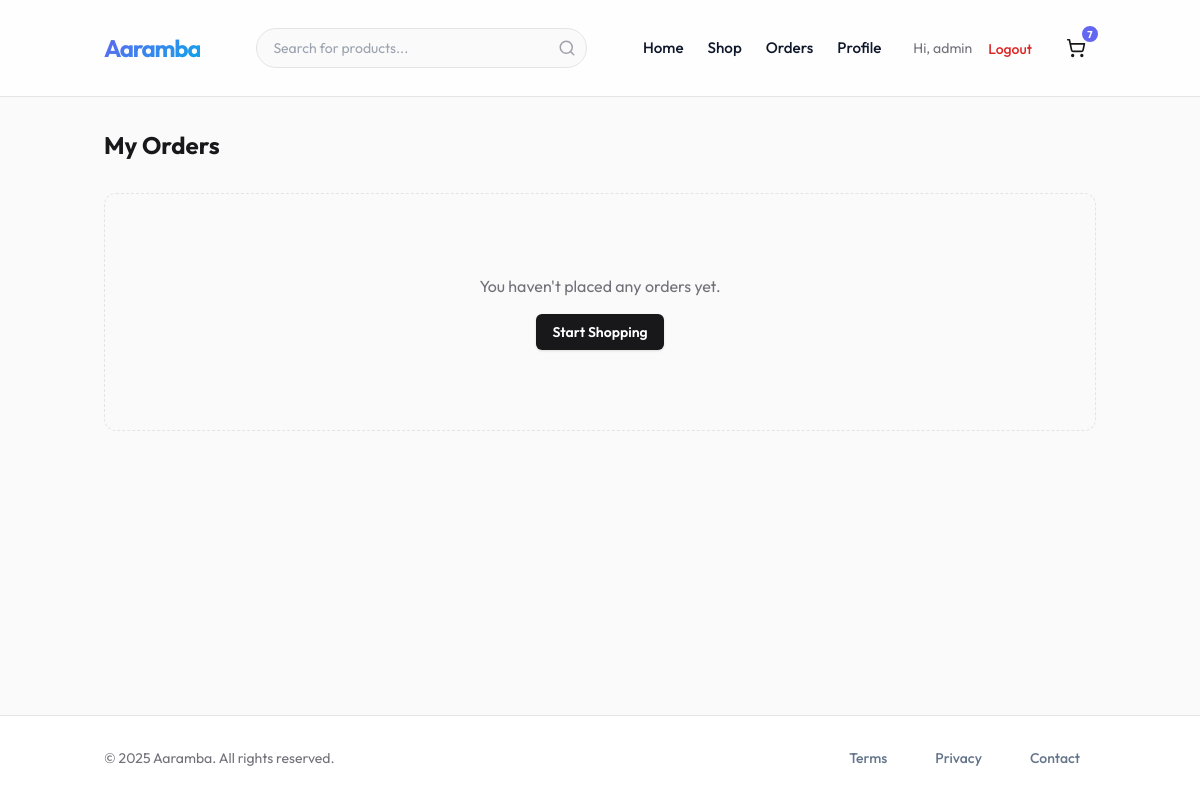
Before: /orders/history/ (signed in) with the older database file.
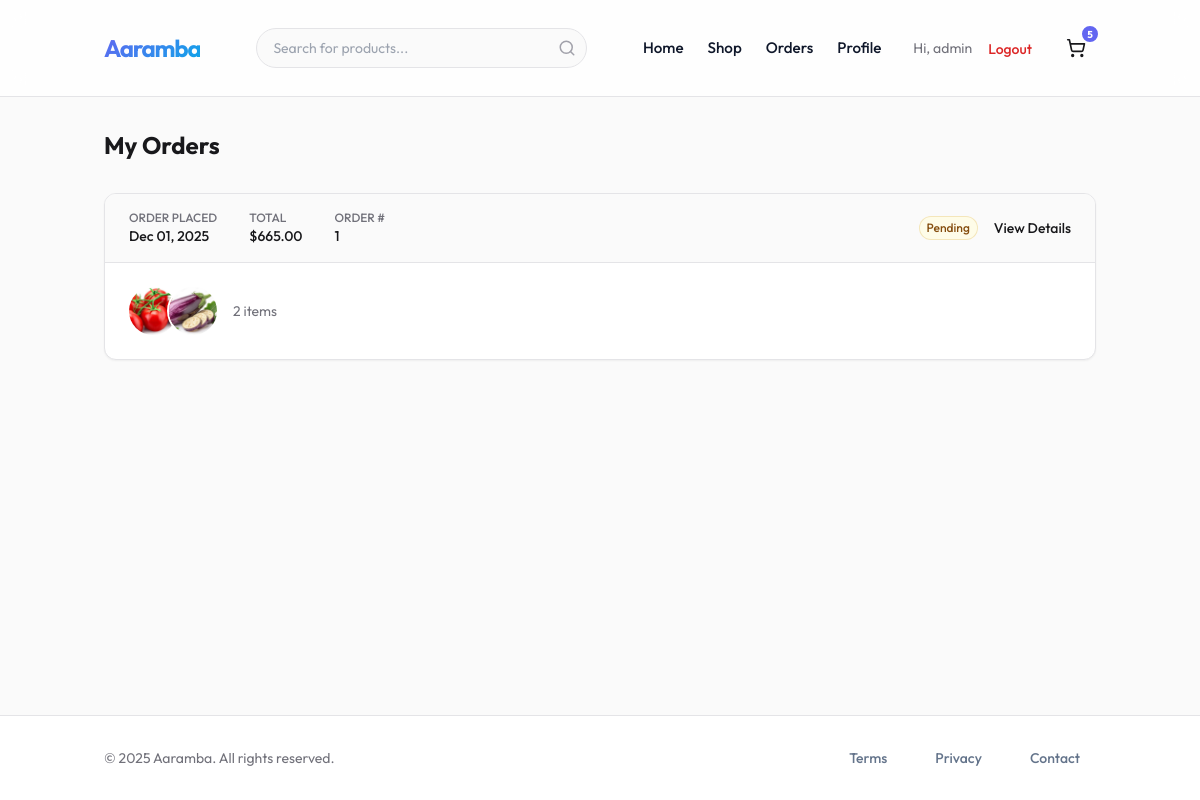
After: the same page with the newer database file.
### accounts/models.py (models this page shows, shortened)
class User(AbstractUser):
    class Role(models.TextChoices):
        ADMIN = "ADMIN", "Admin"
        CUSTOMER = "CUSTOMER", "Customer"
        SELLER = "SELLER", "Seller"
        DELIVERY = "DELIVERY", "Delivery Partner"
    role = models.CharField(max_length=50, choices=Role.choices, default=Role.CUSTOMER)
    phone = models.CharField(max_length=15, blank=True, null=True)
    is_verified = models.BooleanField(default=False)

### orders/models.py (models this page shows, shortened)
class Cart(models.Model):
    user = models.ForeignKey(settings.AUTH_USER_MODEL, on_delete=models.CASCADE, null=True, blank=True, related_name='cart')
    session_id = models.CharField(max_length=255, null=True, blank=True)
    created_at = models.DateTimeField(auto_now_add=True)
    updated_at = models.DateTimeField(auto_now=True)
    @property
    def total_items(self):
        return sum(item.quantity for item in self.items.all())

class CartItem(models.Model):
    cart = models.ForeignKey(Cart, on_delete=models.CASCADE, related_name='items')
    product = models.ForeignKey(Product, on_delete=models.CASCADE)
    sku = models.ForeignKey(SKU, on_delete=models.CASCADE)
    quantity = models.PositiveIntegerField(default=1)

class Order(models.Model):
    class Status(models.TextChoices):
        PENDING = 'PENDING', 'Pending'
        PAID = 'PAID', 'Paid'
        FAILED = 'FAILED', 'Failed'
        CANCELLED = 'CANCELLED', 'Cancelled'
    user = models.ForeignKey(settings.AUTH_USER_MODEL, on_delete=models.CASCADE, related_name='orders')
    shipping_address = models.TextField() # Snapshot of address
    total_amount = models.DecimalField(max_digits=10, decimal_places=2)
    payment_id = models.CharField(max_length=100, blank=True, null=True) # Razorpay Order ID
    status = models.CharField(max_length=20, choices=Status.choices, default=Status.PENDING)
    created_at = models.DateTimeField(auto_now_add=True)
    updated_at = models.DateTimeField(auto_now=True)

class OrderItem(models.Model):
    order = models.ForeignKey(Order, on_delete=models.CASCADE, related_name='items')
    product = models.ForeignKey(Product, on_delete=models.CASCADE)
    sku = models.ForeignKey(SKU, on_delete=models.CASCADE)
    quantity = models.PositiveIntegerField()
    price = models.DecimalField(max_digits=10, decimal_places=2) # Price at time of purchase

### products/models.py (models this page shows, shortened)
class Product(models.Model):
    seller = models.ForeignKey(Seller, on_delete=models.CASCADE, related_name='products')
    category = TreeForeignKey(Category, on_delete=models.SET_NULL, null=True, related_name='products')
    title = models.CharField(max_length=255)
    description = models.TextField()
    base_price = models.DecimalField(max_digits=10, decimal_places=2)
    image = models.ImageField(upload_to='products/', blank=True, null=True)
    created_at = models.DateTimeField(auto_now_add=True)
    updated_at = models.DateTimeField(auto_now=True)
    is_active = models.BooleanField(default=True)

### orders/views.py (the view)
# urls.py: path('history/', views.order_history, name='order_history'),
@login_required
def order_history(request):
    orders = Order.objects.filter(user=request.user).order_by('-created_at')
    return render(request, 'orders/order_history.html', {'orders': orders})

### templates/orders/order_history.html (shortened to what this page needs)
{% extends 'base.html' %}
{% block content %}
<div class="container mx-auto px-4 py-8">
    <h2 class="text-2xl font-bold text-zinc-900 mb-8">My Orders</h2>
    {% if orders %}
    <div class="space-y-6">
        {% for order in orders %}
        <div class="bg-white rounded-xl border border-zinc-200 shadow-sm overflow-hidden">
            <div
                class="bg-zinc-50 px-6 py-4 border-b border-zinc-200 flex flex-col sm:flex-row justify-between items-start sm:items-center gap-4">
                <div class="flex flex-col sm:flex-row gap-4 sm:gap-8 text-sm text-zinc-600">
                    <div>
                        <span class="block text-xs font-medium uppercase text-zinc-500">Order Placed</span>
                        <span class="font-medium text-zinc-900">{{ order.created_at|date:"M d, Y" }}</span>
                    </div>
                    <div>
                        <span class="block text-xs font-medium uppercase text-zinc-500">Total</span>
                        <span class="font-medium text-zinc-900">${{ order.total_amount }}</span>
                    </div>
                    <div>
                        <span class="block text-xs font-medium uppercase text-zinc-500">Order #</span>
                        <span class="font-medium text-zinc-900">{{ order.id }}</span>
                    </div>
                </div>
                <div class="flex items-center gap-4">
                    <span class="inline-flex items-center rounded-full px-2 py-1 text-xs font-medium
                        {% if order.status == 'PAID' %}bg-green-50 text-green-700 ring-1 ring-inset ring-green-600/20
                        {% elif order.status == 'PENDING' %}bg-yellow-50 text-yellow-800 ring-1 ring-inset ring-yellow-600/20
                        {% else %}bg-zinc-100 text-zinc-800 ring-1 ring-inset ring-zinc-500/10{% endif %}">
                        {{ order.get_status_display }}
                    </span>
                    <a href="{% url 'orders:order_detail' order.id %}"
                        class="text-sm font-medium text-zinc-900 hover:underline">
                        View Details
                    </a>
                </div>
            </div>
            <div class="p-6">
                <div class="flex items-center gap-4">
                    <div class="flex -space-x-2 overflow-hidden">
                        {% for item in order.items.all|slice:":3" %}
                        {% if item.product.image %}
                        <img class="inline-block h-12 w-12 rounded-full ring-2 ring-white object-cover"
                            src="{{ item.product.image.url }}" alt="{{ item.product.title }}">
                        {% else %}
                        <div
                            class="inline-block h-12 w-12 rounded-full ring-2 ring-white bg-zinc-100 flex items-center justify-center text-xs font-bold text-zinc-400">
                            {{ item.product.title|slice:":1" }}
                        </div>
                        {% endif %}
                        {% endfor %}
                    </div>
                    <p class="text-sm text-zinc-500">
                        {{ order.items.count }} item{% if order.items.count != 1 %}s{% endif %}
                    </p>
                </div>
            </div>
        </div>
        {% endfor %}
    </div>
    {% else %}
    <div class="text-center py-20 bg-zinc-50 rounded-xl border border-zinc-200 border-dashed">
        <p class="text-zinc-500 mb-4">You haven't placed any orders yet.</p>
        <a href="{% url 'products:product_list' %}"
            class="inline-flex items-center rounded-md bg-zinc-900 px-4 py-2 text-sm font-semibold text-white shadow hover:bg-zinc-800">
            Start Shopping
        </a>
    </div>
    {% endif %}
</div>
{% endblock %}

### templates/base.html (shortened to what the changed rows need)
<!DOCTYPE html>
<html lang="en">
<head>
    <script src="https://cdn.tailwindcss.com"></script>
    {% load static %}
    <link rel="stylesheet" href="{% static 'css/style.css' %}">
</head>
<body class="bg-zinc-50 text-zinc-900 antialiased min-h-screen flex flex-col">
    <header class="main-header sticky top-0 z-50 w-full border-b border-zinc-200 bg-white/80 backdrop-blur-md">
        <div class="container mx-auto px-4 h-16 flex items-center justify-between">
            <nav class="nav-links hidden md:flex items-center gap-6">
                {% if user.is_authenticated %}
                <a href="{% url 'orders:order_history' %}"
                    class="text-sm font-medium hover:text-primary transition-colors">Orders</a>
                <a href="{% url 'accounts:profile' %}"
                    class="text-sm font-medium hover:text-primary transition-colors">Profile</a>
                <div class="flex items-center gap-4 ml-2">
                    <span class="text-sm text-zinc-500">Hi, {{ user.username }}</span>
                    <form action="{% url 'accounts:logout' %}" method="post" class="inline">
                        <button type="submit"
                            class="text-sm font-medium text-red-600 hover:text-red-700 transition-colors">Logout</button>
                    </form>
                </div>
                {% endif %}
                <a href="{% url 'orders:view_cart' %}"
                    class="relative inline-flex items-center justify-center w-10 h-10 rounded-full hover:bg-zinc-100 transition-colors">
                    <span
                        class="cart-badge absolute -top-1 -right-1 bg-primary text-white text-[10px] font-bold h-5 w-5 flex items-center justify-center rounded-full border-2 border-white {% if request.user.cart.first.total_items > 0 %}{% else %}hidden{% endif %}">
                        {% if request.user.is_authenticated %}
                        {{ request.user.cart.first.total_items|default:0 }}
                        {% else %}
                        0
                        {% endif %}
                    </span>
                </a>
            </nav>
        </div>
    </header>
    <main class="flex-1">
        {% block content %}
        {% endblock %}
    </main>
</body>
</html>

Changed rows visible on the page:
changed User "admin": user.cart.first.total_items "7" → "5"
added Order: created_at "Dec 01, 2025", total_amount "665.00", id "1", status "Pending", items.count "2"
added OrderItem: product.image (picture)
added OrderItem: product.image (picture)
Other visible differences:
text no longer shown: "You haven't placed any orders yet. Start Shopping"
